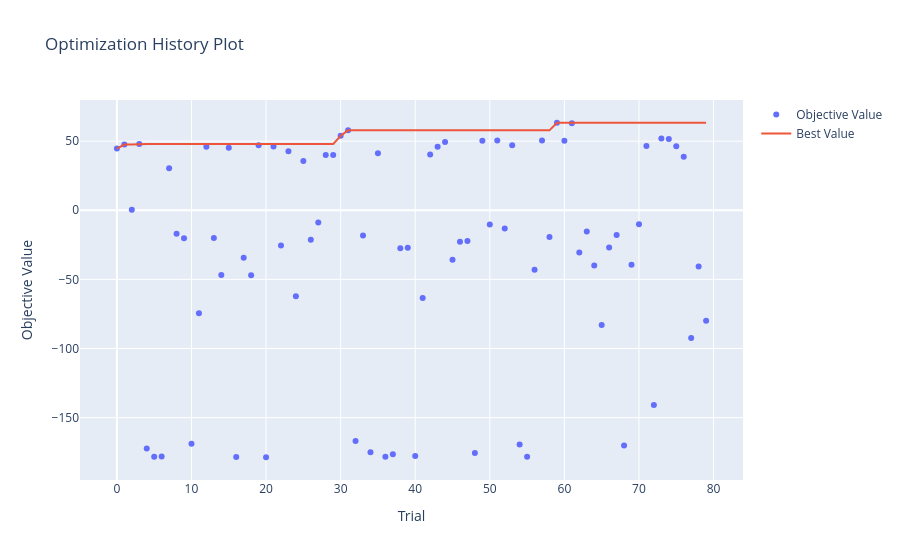
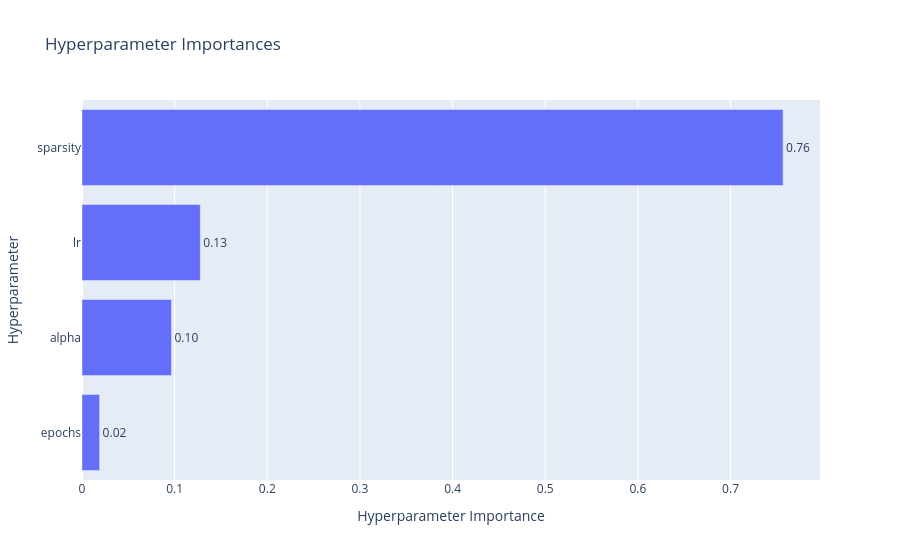
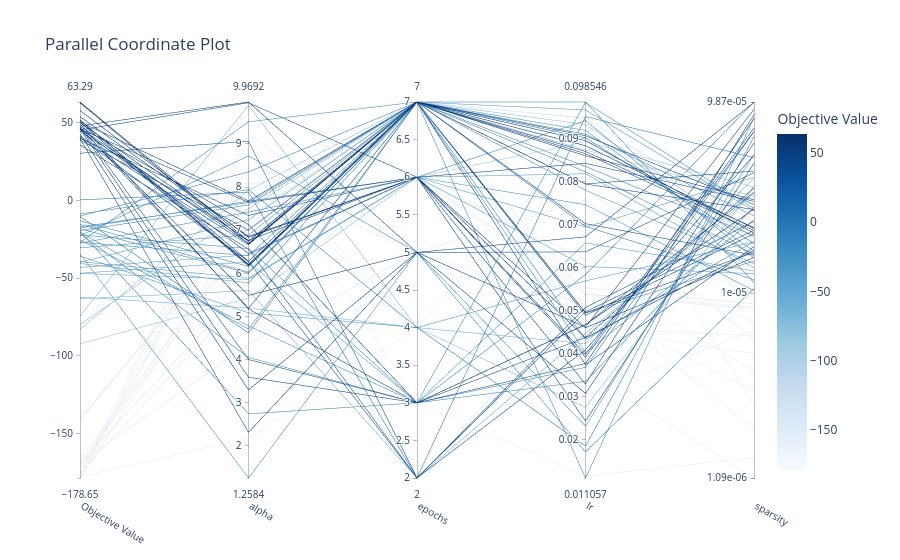
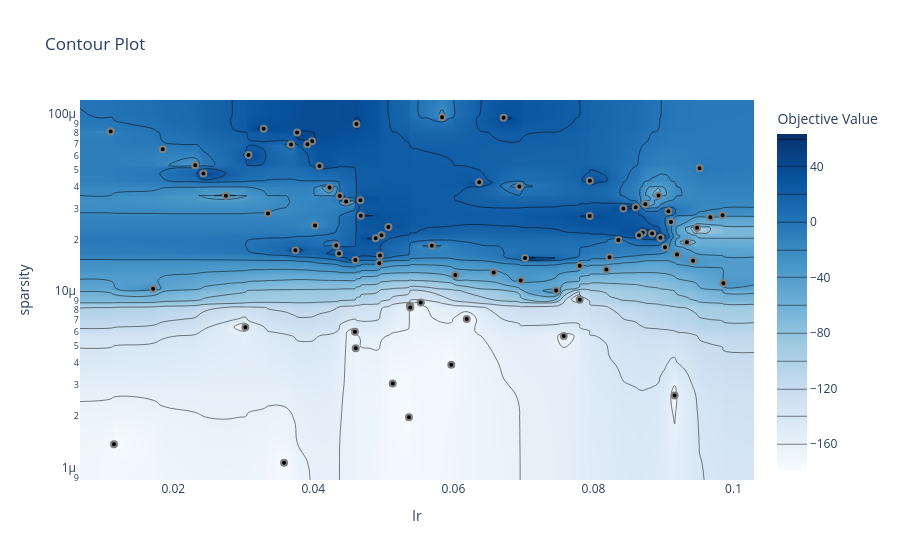

The notebook cell these images were saved under, in order:
### Markdown cell above
### 4. Analiza Hiperparametrów (Wykresy Optuna)

### Code cell
# 1. Historia optymalizacji
fig1 = plot_optimization_history(study)
fig1.show()

# 2. Ważność parametrów
fig2 = plot_param_importances(study)
fig2.show()

# 3. Ścieżki najlepszych wyników
fig3 = plot_parallel_coordinate(study)
fig3.show()

# 4. Wykres konturowy dla dwóch najważniejszych parametrów
fig4 = plot_contour(study, params=["lr", "sparsity"])
fig4.show()
